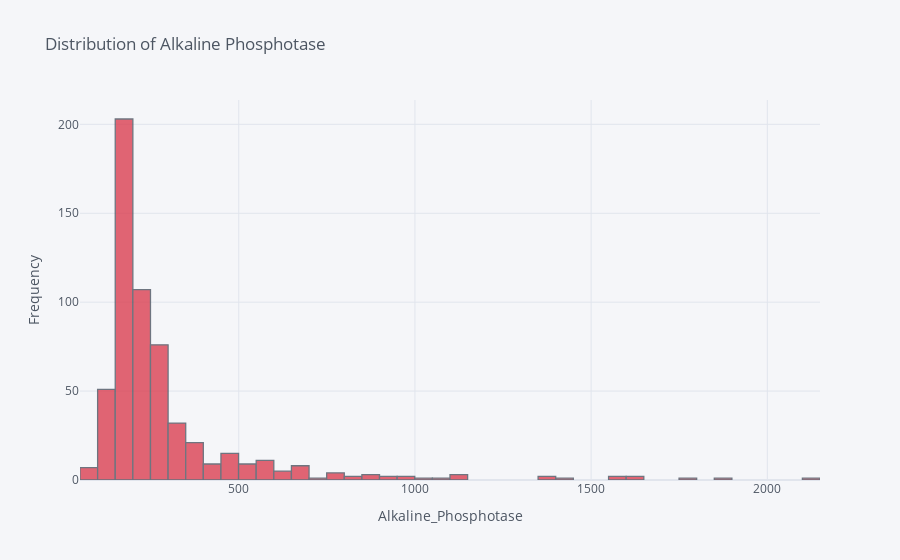

Notebook code for this chart:
### Markdown cell above
The is a slight positive correlation
### Alkaline Phosphotase
 Alkaline Phosphotase (Alkaline Phospatase – ALP) is a homodimeric protein enzyme

### Code cell
df['Alkaline_Phosphotase'].iplot(kind = 'hist', color = 'red', xTitle = 'Alkaline_Phosphotase', yTitle = 'Frequency', title = 'Distribution of Alkaline Phosphotase')

### Figure 1 — Plotly figure (JSON) as saved in the notebook; plotly's stock layout.template omitted (floating-point values rounded to 4 significant figures; data arrays with more than 128 entries replaced by an {"elided": "..."} marker saying what was removed)
{"data": [{"histfunc": "count", "histnorm": "", "marker": {"color": "rgba(219, 64, 82, 1.0)", "line": {"color": "#4D5663", "width": 1.3}}, "name": "Alkaline_Phosphotase", "opacity": 0.8, "orientation": "v", "type": "histogram", "x": {"elided": "583 int values"}}], "layout": {"barmode": "overlay", "legend": {"bgcolor": "#F5F6F9", "font": {"color": "#4D5663"}}, "paper_bgcolor": "#F5F6F9", "plot_bgcolor": "#F5F6F9", "title": {"font": {"color": "#4D5663"}, "text": "Distribution of Alkaline Phosphotase"}, "xaxis": {"gridcolor": "#E1E5ED", "showgrid": true, "tickfont": {"color": "#4D5663"}, "title": {"font": {"color": "#4D5663"}, "text": "Alkaline_Phosphotase"}, "zerolinecolor": "#E1E5ED"}, "yaxis": {"gridcolor": "#E1E5ED", "showgrid": true, "tickfont": {"color": "#4D5663"}, "title": {"font": {"color": "#4D5663"}, "text": "Frequency"}, "zerolinecolor": "#E1E5ED"}}}
